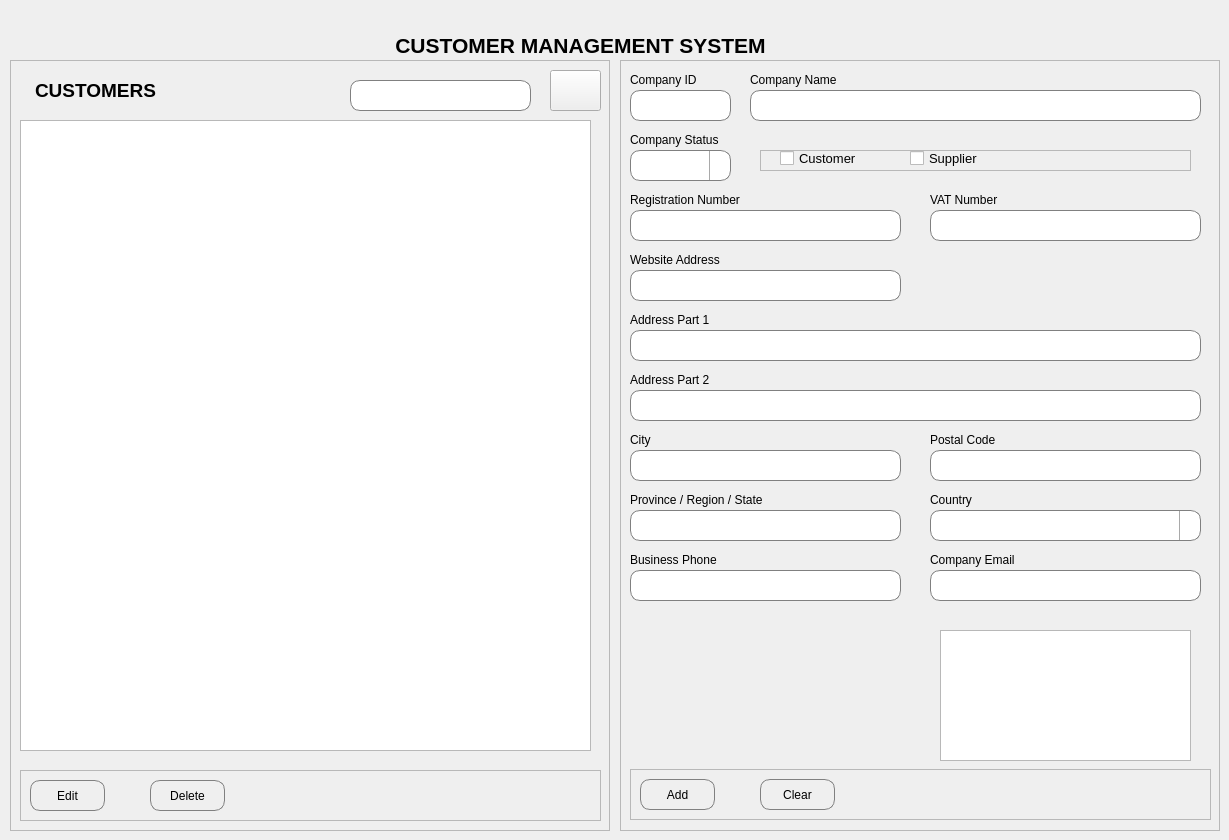
    <widget class="QWidget" name="customers">
     <widget class="QLabel" name="lbCustomerPage">
      <property name="geometry">
       <rect>
        <x>220</x>
        <y>30</y>
        <width>721</width>
        <height>31</height>
       </rect>
      </property>
      <property name="sizePolicy">
       <sizepolicy hsizetype="Ignored" vsizetype="Preferred">
        <horstretch>0</horstretch>
        <verstretch>0</verstretch>
       </sizepolicy>
      </property>
      <property name="font">
       <font>
        <pointsize>16</pointsize>
        <weight>75</weight>
        <bold>true</bold>
       </font>
      </property>
      <property name="text">
       <string>CUSTOMER MANAGEMENT SYSTEM</string>
      </property>
      <property name="alignment">
       <set>Qt::AlignCenter</set>
      </property>
     </widget>
     <widget class="QFrame" name="customerListContainer">
      <property name="geometry">
       <rect>
        <x>10</x>
        <y>60</y>
        <width>600</width>
        <height>771</height>
       </rect>
      </property>
      <property name="frameShape">
       <enum>QFrame::StyledPanel</enum>
      </property>
      <property name="frameShadow">
       <enum>QFrame::Raised</enum>
      </property>
      <widget class="QLabel" name="lbCustomers">
       <property name="geometry">
        <rect>
         <x>10</x>
         <y>20</y>
         <width>151</width>
         <height>20</height>
        </rect>
       </property>
       <property name="sizePolicy">
        <sizepolicy hsizetype="Ignored" vsizetype="Preferred">
         <horstretch>0</horstretch>
         <verstretch>0</verstretch>
        </sizepolicy>
       </property>
       <property name="font">
        <font>
         <pointsize>14</pointsize>
         <weight>75</weight>
         <bold>true</bold>
        </font>
       </property>
       <property name="text">
        <string>CUSTOMERS</string>
       </property>
       <property name="alignment">
        <set>Qt::AlignCenter</set>
       </property>
      </widget>
      <widget class="QLineEdit" name="leSearch">
       <property name="geometry">
        <rect>
         <x>340</x>
         <y>20</y>
         <width>181</width>
         <height>31</height>
        </rect>
       </property>
       <property name="font">
        <font>
         <pointsize>10</pointsize>
        </font>
       </property>
       <property name="styleSheet">
        <string notr="true">QLineEdit {
 border: 1px solid gray;
 border-radius: 10px;
}</string>
       </property>
      </widget>
      <widget class="QPushButton" name="searchBtn">
       <property name="enabled">
        <bool>true</bool>
       </property>
       <property name="geometry">
        <rect>
         <x>540</x>
         <y>10</y>
         <width>51</width>
         <height>41</height>
        </rect>
       </property>
       <property name="sizePolicy">
        <sizepolicy hsizetype="Minimum" vsizetype="Minimum">
         <horstretch>0</horstretch>
         <verstretch>0</verstretch>
        </sizepolicy>
       </property>
       <property name="font">
        <font>
         <stylestrategy>PreferDefault</stylestrategy>
         <kerning>false</kerning>
        </font>
       </property>
       <property name="toolTip">
        <string>Overview of Actions and Workload</string>
       </property>
       <property name="toolTipDuration">
        <number>0</number>
       </property>
       <property name="layoutDirection">
        <enum>Qt::LeftToRight</enum>
       </property>
       <property name="autoFillBackground">
        <bool>false</bool>
       </property>
       <property name="inputMethodHints">
        <set>Qt::ImhNone</set>
       </property>
       <property name="text">
        <string/>
       </property>
       <property name="icon">
        <iconset resource="../resources/assets/resources.qrc">
         <normaloff>:/icons/icons/zoom-in.svg</normaloff>:/icons/icons/zoom-in.svg</iconset>
       </property>
       <property name="iconSize">
        <size>
         <width>24</width>
         <height>24</height>
        </size>
       </property>
       <property name="checkable">
        <bool>false</bool>
       </property>
       <property name="flat">
        <bool>false</bool>
       </property>
      </widget>
      <widget class="QFrame" name="frame_8">
       <property name="geometry">
        <rect>
         <x>10</x>
         <y>710</y>
         <width>581</width>
         <height>51</height>
        </rect>
       </property>
       <property name="frameShape">
        <enum>QFrame::StyledPanel</enum>
       </property>
       <property name="frameShadow">
        <enum>QFrame::Raised</enum>
       </property>
       <widget class="QPushButton" name="btnEditCustomer">
        <property name="geometry">
         <rect>
          <x>10</x>
          <y>10</y>
          <width>75</width>
          <height>31</height>
         </rect>
        </property>
        <property name="styleSheet">
         <string notr="true">    QPushButton {
         border: 1px solid gray;
         border-radius: 10px;
		 background-color: qlineargradient(x1: 0, y1: 0, x2: 0, y2: 1,
                                           stop: 0 #f6f7fa, stop: 1 rgb(255, 255, 0));
	
	
     }

 QPushButton:pressed {
         background-color: qlineargradient(x1: 0, y1: 0, x2: 0, y2: 1,
                                           stop: 0 #dadbde, stop: 1 #f6f7fa);
     }</string>
        </property>
        <property name="text">
         <string>Edit</string>
        </property>
       </widget>
       <widget class="QPushButton" name="btnDeleteCustomer">
        <property name="geometry">
         <rect>
          <x>130</x>
          <y>10</y>
          <width>75</width>
          <height>31</height>
         </rect>
        </property>
        <property name="styleSheet">
         <string notr="true">    QPushButton {
         border: 1px solid gray;
         border-radius: 10px;
		 background-color: qlineargradient(x1: 0, y1: 0, x2: 0, y2: 1,
                                           stop: 0 #f6f7fa, stop: 1 rgb(255, 0, 0));
	
     }

 QPushButton:pressed {
         background-color: qlineargradient(x1: 0, y1: 0, x2: 0, y2: 1,
                                           stop: 0 #dadbde, stop: 1 #f6f7fa);
     }</string>
        </property>
        <property name="text">
         <string>Delete</string>
        </property>
       </widget>
      </widget>
      <widget class="QTableView" name="tvCustomers">
       <property name="geometry">
        <rect>
         <x>10</x>
         <y>60</y>
         <width>571</width>
         <height>631</height>
        </rect>
       </property>
      </widget>
     </widget>
     <widget class="QFrame" name="customerCRUD">
      <property name="geometry">
       <rect>
        <x>620</x>
        <y>60</y>
        <width>600</width>
        <height>771</height>
       </rect>
      </property>
      <property name="frameShape">
       <enum>QFrame::StyledPanel</enum>
      </property>
      <property name="frameShadow">
       <enum>QFrame::Raised</enum>
      </property>
      <widget class="QFrame" name="frame_5">
       <property name="geometry">
        <rect>
         <x>10</x>
         <y>709</y>
         <width>581</width>
         <height>51</height>
        </rect>
       </property>
       <property name="frameShape">
        <enum>QFrame::StyledPanel</enum>
       </property>
       <property name="frameShadow">
        <enum>QFrame::Raised</enum>
       </property>
       <widget class="QPushButton" name="btnNewCustomer">
        <property name="geometry">
         <rect>
          <x>10</x>
          <y>10</y>
          <width>75</width>
          <height>31</height>
         </rect>
        </property>
        <property name="styleSheet">
         <string notr="true">   QPushButton {
         border: 1px solid gray;
         border-radius: 10px;
		 background-color: qlineargradient(x1: 0, y1: 0, x2: 0, y2: 1,
                                           stop: 0 #f6f7fa, stop: 1 rgb(43, 200, 7));
	
	
     }

 QPushButton:pressed {
         background-color: qlineargradient(x1: 0, y1: 0, x2: 0, y2: 1,
                                           stop: 0 #dadbde, stop: 1 #f6f7fa);
     }</string>
        </property>
        <property name="text">
         <string>Add</string>
        </property>
       </widget>
       <widget class="QPushButton" name="btnClearCustomerCells">
        <property name="geometry">
         <rect>
          <x>130</x>
          <y>10</y>
          <width>75</width>
          <height>31</height>
         </rect>
        </property>
        <property name="styleSheet">
         <string notr="true">   QPushButton {
         border: 1px solid gray;
         border-radius: 10px;
		 background-color: qlineargradient(x1: 0, y1: 0, x2: 0, y2: 1,
                                           stop: 0 #f6f7fa, stop: 1 rgb(145, 145, 145) );
	
	
     }

 QPushButton:pressed {
         background-color: qlineargradient(x1: 0, y1: 0, x2: 0, y2: 1,
                                           stop: 0 #dadbde, stop: 1 #f6f7fa);
     }</string>
        </property>
        <property name="text">
         <string>Clear</string>
        </property>
       </widget>
      </widget>
      <widget class="QLineEdit" name="leCompID">
       <property name="geometry">
        <rect>
         <x>10</x>
         <y>30</y>
         <width>101</width>
         <height>31</height>
        </rect>
       </property>
       <property name="font">
        <font>
         <pointsize>10</pointsize>
        </font>
       </property>
       <property name="styleSheet">
        <string notr="true">QLineEdit {
 border: 1px solid gray;
 border-radius: 10px;
}</string>
       </property>
      </widget>
      <widget class="QLabel" name="lbCompID">
       <property name="geometry">
        <rect>
         <x>10</x>
         <y>10</y>
         <width>121</width>
         <height>20</height>
        </rect>
       </property>
       <property name="font">
        <font>
         <pointsize>9</pointsize>
        </font>
       </property>
       <property name="text">
        <string>Company ID</string>
       </property>
      </widget>
      <widget class="QLabel" name="lbCompanyName">
       <property name="geometry">
        <rect>
         <x>130</x>
         <y>10</y>
         <width>121</width>
         <height>20</height>
        </rect>
       </property>
       <property name="font">
        <font>
         <pointsize>9</pointsize>
        </font>
       </property>
       <property name="text">
        <string>Company Name</string>
       </property>
      </widget>
      <widget class="QLineEdit" name="leCompanyName">
       <property name="geometry">
        <rect>
         <x>130</x>
         <y>30</y>
         <width>451</width>
         <height>31</height>
        </rect>
       </property>
       <property name="font">
        <font>
         <pointsize>10</pointsize>
        </font>
       </property>
       <property name="styleSheet">
        <string notr="true">QLineEdit {
 border: 1px solid gray;
 border-radius: 10px;
}</string>
       </property>
      </widget>
      <widget class="QLabel" name="lbCompStatus">
       <property name="geometry">
        <rect>
         <x>10</x>
         <y>70</y>
         <width>121</width>
         <height>20</height>
        </rect>
       </property>
       <property name="font">
        <font>
         <pointsize>9</pointsize>
        </font>
       </property>
       <property name="text">
        <string>Company Status</string>
       </property>
      </widget>
      <widget class="QComboBox" name="cbCompanyStatus">
       <property name="geometry">
        <rect>
         <x>10</x>
         <y>90</y>
         <width>101</width>
         <height>31</height>
        </rect>
       </property>
       <property name="styleSheet">
        <string notr="true">QComboBox{
    border-top-left-radius: 10px;
    border-bottom-left-radius: 10px;
	border-top-right-radius: 10px;
    border-bottom-right-radius: 10px;
    background: white;
    border: 1px solid gray;
    box-shadow: transparent;
	padding: 1px 18px 1px 3px;
   
}

QComboBox::drop-down {
     subcontrol-origin: padding;
     subcontrol-position: top right;
     width: 20px;

     border-left-width: 1px;
     border-left-color: darkgray;
     border-left-style: solid; /* just a single line */
     border-top-right-radius: 10px; /* same radius as the QComboBox */
     border-bottom-right-radius: 10px;
 }

QComboBox::down-arrow {
     image:url(:/icons/icons/arrow-down.svg)
 }

 QComboBox::down-arrow:on { /* shift the arrow when popup is open */
     top: 1px;
     left: 1px;
 }

</string>
       </property>
      </widget>
      <widget class="QFrame" name="frame_9">
       <property name="geometry">
        <rect>
         <x>140</x>
         <y>90</y>
         <width>431</width>
         <height>21</height>
        </rect>
       </property>
       <property name="frameShape">
        <enum>QFrame::StyledPanel</enum>
       </property>
       <property name="frameShadow">
        <enum>QFrame::Raised</enum>
       </property>
       <widget class="QCheckBox" name="cboxCustomer">
        <property name="geometry">
         <rect>
          <x>20</x>
          <y>0</y>
          <width>111</width>
          <height>17</height>
         </rect>
        </property>
        <property name="font">
         <font>
          <pointsize>10</pointsize>
         </font>
        </property>
        <property name="text">
         <string>Customer</string>
        </property>
       </widget>
       <widget class="QCheckBox" name="cboxSupplier">
        <property name="geometry">
         <rect>
          <x>150</x>
          <y>0</y>
          <width>111</width>
          <height>17</height>
         </rect>
        </property>
        <property name="font">
         <font>
          <pointsize>10</pointsize>
         </font>
        </property>
        <property name="text">
         <string>Supplier</string>
        </property>
       </widget>
      </widget>
      <widget class="QLabel" name="lbRegistrationNumber">
       <property name="geometry">
        <rect>
         <x>10</x>
         <y>130</y>
         <width>121</width>
         <height>20</height>
        </rect>
       </property>
       <property name="font">
        <font>
         <pointsize>9</pointsize>
        </font>
       </property>
       <property name="text">
        <string>Registration Number</string>
       </property>
      </widget>
      <widget class="QLineEdit" name="leRegistrationNumber">
       <property name="geometry">
        <rect>
         <x>10</x>
         <y>150</y>
         <width>271</width>
         <height>31</height>
        </rect>
       </property>
       <property name="font">
        <font>
         <pointsize>10</pointsize>
        </font>
       </property>
       <property name="styleSheet">
        <string notr="true">QLineEdit {
 border: 1px solid gray;
 border-radius: 10px;
}</string>
       </property>
       <property name="text">
        <string/>
       </property>
      </widget>
      <widget class="QLabel" name="lbVATNumber">
       <property name="geometry">
        <rect>
         <x>310</x>
         <y>130</y>
         <width>121</width>
         <height>20</height>
        </rect>
       </property>
       <property name="font">
        <font>
         <pointsize>9</pointsize>
        </font>
       </property>
       <property name="text">
        <string>VAT Number</string>
       </property>
      </widget>
      <widget class="QLineEdit" name="leVATNumber">
       <property name="geometry">
        <rect>
         <x>310</x>
         <y>150</y>
         <width>271</width>
         <height>31</height>
        </rect>
       </property>
       <property name="font">
        <font>
         <pointsize>10</pointsize>
        </font>
       </property>
       <property name="styleSheet">
        <string notr="true">QLineEdit {
 border: 1px solid gray;
 border-radius: 10px;
}</string>
       </property>
       <property name="text">
        <string/>
       </property>
      </widget>
      <widget class="QLabel" name="lbWebsite">
       <property name="geometry">
        <rect>
         <x>10</x>
         <y>190</y>
         <width>121</width>
         <height>20</height>
        </rect>
       </property>
       <property name="font">
        <font>
         <pointsize>9</pointsize>
        </font>
       </property>
       <property name="text">
        <string>Website Address</string>
       </property>
      </widget>
      <widget class="QLineEdit" name="leWebsite">
       <property name="geometry">
        <rect>
         <x>10</x>
         <y>210</y>
         <width>271</width>
         <height>31</height>
        </rect>
       </property>
       <property name="font">
        <font>
         <pointsize>10</pointsize>
        </font>
       </property>
       <property name="styleSheet">
        <string notr="true">QLineEdit {
 border: 1px solid gray;
 border-radius: 10px;
}</string>
       </property>
       <property name="text">
        <string/>
       </property>
      </widget>
      <widget class="QLineEdit" name="leAddress1">
       <property name="geometry">
        <rect>
         <x>10</x>
         <y>270</y>
         <width>571</width>
         <height>31</height>
        </rect>
       </property>
       <property name="font">
        <font>
         <pointsize>10</pointsize>
        </font>
       </property>
       <property name="styleSheet">
        <string notr="true">QLineEdit {
 border: 1px solid gray;
 border-radius: 10px;
}</string>
       </property>
       <property name="text">
        <string/>
       </property>
      </widget>
      <widget class="QLabel" name="lbAddress1">
       <property name="geometry">
        <rect>
         <x>10</x>
         <y>250</y>
         <width>121</width>
         <height>20</height>
        </rect>
       </property>
       <property name="font">
        <font>
         <pointsize>9</pointsize>
        </font>
       </property>
       <property name="text">
        <string>Address Part 1</string>
       </property>
      </widget>
      <widget class="QLineEdit" name="leAddress2">
       <property name="geometry">
        <rect>
         <x>10</x>
         <y>330</y>
         <width>571</width>
         <height>31</height>
        </rect>
       </property>
       <property name="font">
        <font>
         <pointsize>10</pointsize>
        </font>
       </property>
       <property name="styleSheet">
        <string notr="true">QLineEdit {
 border: 1px solid gray;
 border-radius: 10px;
}</string>
       </property>
       <property name="text">
        <string/>
       </property>
      </widget>
      <widget class="QLabel" name="lbAddress2">
       <property name="geometry">
        <rect>
         <x>10</x>
         <y>310</y>
         <width>121</width>
         <height>20</height>
        </rect>
       </property>
       <property name="font">
        <font>
         <pointsize>9</pointsize>
        </font>
       </property>
       <property name="text">
        <string>Address Part 2</string>
       </property>
      </widget>
      <widget class="QLineEdit" name="leCity">
       <property name="geometry">
        <rect>
         <x>10</x>
         <y>390</y>
         <width>271</width>
         <height>31</height>
        </rect>
       </property>
       <property name="font">
        <font>
         <pointsize>10</pointsize>
        </font>
       </property>
       <property name="styleSheet">
        <string notr="true">QLineEdit {
 border: 1px solid gray;
 border-radius: 10px;
}</string>
       </property>
       <property name="text">
        <string/>
       </property>
      </widget>
      <widget class="QLabel" name="lbCity">
       <property name="geometry">
        <rect>
         <x>10</x>
         <y>370</y>
         <width>121</width>
         <height>20</height>
        </rect>
       </property>
       <property name="font">
        <font>
         <pointsize>9</pointsize>
        </font>
       </property>
       <property name="text">
        <string>City</string>
       </property>
      </widget>
      <widget class="QLineEdit" name="lePostalCode">
       <property name="geometry">
        <rect>
         <x>310</x>
         <y>390</y>
         <width>271</width>
         <height>31</height>
        </rect>
       </property>
       <property name="font">
        <font>
         <pointsize>10</pointsize>
        </font>
       </property>
       <property name="styleSheet">
        <string notr="true">QLineEdit {
 border: 1px solid gray;
 border-radius: 10px;
}</string>
       </property>
       <property name="text">
        <string/>
       </property>
      </widget>
      <widget class="QLabel" name="lbPostalCode">
       <property name="geometry">
        <rect>
         <x>310</x>
         <y>370</y>
         <width>121</width>
         <height>20</height>
        </rect>
       </property>
       <property name="font">
        <font>
         <pointsize>9</pointsize>
        </font>
       </property>
       <property name="text">
        <string>Postal Code</string>
       </property>
      </widget>
      <widget class="QLineEdit" name="leProvince">
       <property name="geometry">
        <rect>
         <x>10</x>
         <y>450</y>
         <width>271</width>
         <height>31</height>
        </rect>
       </property>
       <property name="font">
        <font>
         <pointsize>10</pointsize>
        </font>
       </property>
       <property name="styleSheet">
        <string notr="true">QLineEdit {
 border: 1px solid gray;
 border-radius: 10px;
}</string>
       </property>
       <property name="text">
        <string/>
       </property>
      </widget>
      <widget class="QLabel" name="lbProvince">
       <property name="geometry">
        <rect>
         <x>10</x>
         <y>430</y>
         <width>211</width>
         <height>20</height>
        </rect>
       </property>
       <property name="font">
        <font>
         <pointsize>9</pointsize>
        </font>
       </property>
       <property name="text">
        <string>Province / Region / State</string>
       </property>
      </widget>
      <widget class="QLabel" name="lbCountry">
       <property name="geometry">
        <rect>
         <x>310</x>
         <y>430</y>
         <width>121</width>
         <height>20</height>
        </rect>
       </property>
       <property name="font">
        <font>
         <pointsize>9</pointsize>
        </font>
       </property>
       <property name="text">
        <string>Country</string>
       </property>
      </widget>
      <widget class="QComboBox" name="cbCountry">
       <property name="geometry">
        <rect>
         <x>310</x>
         <y>450</y>
         <width>271</width>
         <height>31</height>
        </rect>
       </property>
       <property name="styleSheet">
        <string notr="true">QComboBox{
    border-top-left-radius: 10px;
    border-bottom-left-radius: 10px;
	border-top-right-radius: 10px;
    border-bottom-right-radius: 10px;
    background: white;
    border: 1px solid gray;
    box-shadow: transparent;
	padding: 1px 18px 1px 3px;
   
}

QComboBox::drop-down {
     subcontrol-origin: padding;
     subcontrol-position: top right;
     width: 20px;

     border-left-width: 1px;
     border-left-color: darkgray;
     border-left-style: solid; /* just a single line */
     border-top-right-radius: 10px; /* same radius as the QComboBox */
     border-bottom-right-radius: 10px;
 }

QComboBox::down-arrow {
     image:url(:/icons/icons/arrow-down.svg)
 }

 QComboBox::down-arrow:on { /* shift the arrow when popup is open */
     top: 1px;
     left: 1px;
 }

</string>
       </property>
      </widget>
      <widget class="QLabel" name="lbBusinessPhone">
       <property name="geometry">
        <rect>
         <x>10</x>
         <y>490</y>
         <width>211</width>
         <height>20</height>
        </rect>
       </property>
       <property name="font">
        <font>
         <pointsize>9</pointsize>
        </font>
       </property>
       <property name="text">
        <string>Business Phone</string>
       </property>
      </widget>
      <widget class="QLineEdit" name="leBusinessPhone">
       <property name="geometry">
        <rect>
         <x>10</x>
         <y>510</y>
         <width>271</width>
         <height>31</height>
        </rect>
       </property>
       <property name="font">
        <font>
         <pointsize>10</pointsize>
        </font>
       </property>
       <property name="styleSheet">
        <string notr="true">QLineEdit {
 border: 1px solid gray;
 border-radius: 10px;
}</string>
       </property>
       <property name="text">
        <string/>
       </property>
      </widget>
      <widget class="QLabel" name="lbCompanyEmail">
       <property name="geometry">
        <rect>
         <x>310</x>
         <y>490</y>
         <width>211</width>
         <height>20</height>
        </rect>
       </property>
       <property name="font">
        <font>
         <pointsize>9</pointsize>
        </font>
       </property>
       <property name="text">
        <string>Company Email</string>
       </property>
      </widget>
      <widget class="QLineEdit" name="leCompanyEmail">
       <property name="geometry">
        <rect>
         <x>310</x>
         <y>510</y>
         <width>271</width>
         <height>31</height>
        </rect>
       </property>
       <property name="font">
        <font>
         <pointsize>10</pointsize>
        </font>
       </property>
       <property name="styleSheet">
        <string notr="true">QLineEdit {
 border: 1px solid gray;
 border-radius: 10px;
}</string>
       </property>
       <property name="text">
        <string/>
       </property>
      </widget>
      <widget class="QGraphicsView" name="gVLogo">
       <property name="geometry">
        <rect>
         <x>320</x>
         <y>570</y>
         <width>251</width>
         <height>131</height>
        </rect>
       </property>
      </widget>
     </widget>
    </widget>
